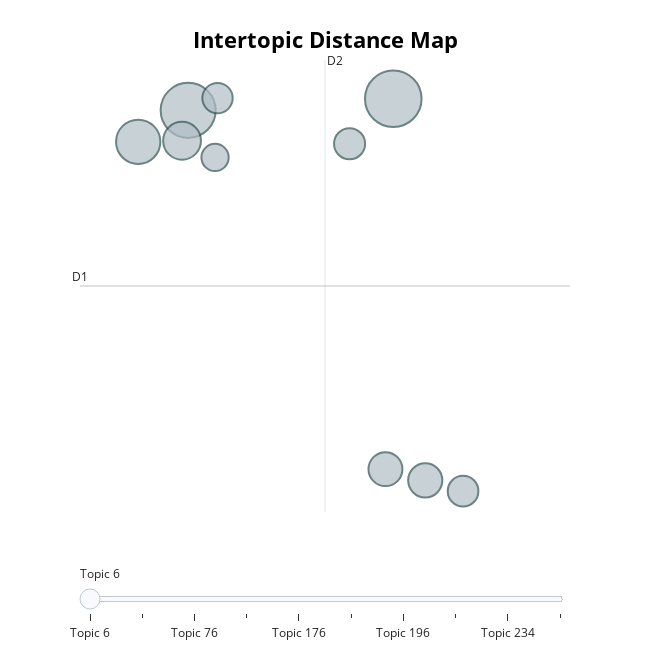

Notebook cell for this chart:
### Code cell
model.visualize_topics()

### Figure 1 — Plotly figure (JSON) as saved in the notebook; plotly's stock layout.template omitted (floating-point values rounded to 4 significant figures)
{"data": [{"customdata": [[4.488, 6.552, 6, "5g | coronavirus | networks | pandemic | antennas", 154], [6.209, 8.525, 10, "brazilian | brazil | paulo | 19 | video", 665], [6.882, -4.672, 76, "coronavirus | italy | died | coffins | india", 195], [5.787, 7.014, 98, "lab | laboratory | nobel | coronavirus | chinese", 201], [6.133, -3.932, 176, "coronavirus | soup | bat | infected | china", 239], [3.746, 7.078, 193, "19 | flu | than | vaccine | deaths", 408], [4.229, 8.136, 196, "coronavirus | cure | drinking | garlic | vinegar", 629], [6.517, -4.309, 223, "19 | hospital | died | patients | video", 243], [4.17, 7.114, 234, "19 | cure | hydroxychloroquine | cures | vaccine", 297], [4.512, 8.548, 235, "lemon | cure | garlic | ginger | honey", 191]], "hovertemplate": "<b>Topic %{customdata[2]}</b><br>Words: %{customdata[3]}<br>Size: %{customdata[4]}", "legendgroup": "", "marker": {"color": "#B0BEC5", "line": {"color": "DarkSlateGrey", "width": 2}, "size": [154, 665, 195, 201, 239, 408, 629, 243, 297, 191], "sizemode": "area", "sizeref": 0.4156, "symbol": "circle"}, "mode": "markers", "name": "", "orientation": "v", "showlegend": false, "type": "scatter", "x": [4.488, 6.209, 6.882, 5.787, 6.133, 3.746, 4.229, 6.517, 4.17, 4.512], "xaxis": "x", "y": [6.552, 8.525, -4.672, 7.014, -3.932, 7.078, 8.136, -4.309, 7.114, 8.548], "yaxis": "y"}], "layout": {"annotations": [{"showarrow": false, "text": "D1", "x": 3.184, "y": 2.229, "yshift": 10}, {"showarrow": false, "text": "D2", "x": 5.55, "xshift": 10, "y": 9.83}], "height": 650, "hoverlabel": {"bgcolor": "white", "font": {"family": "Rockwell", "size": 16}}, "legend": {"itemsizing": "constant", "tracegroupgap": 0}, "margin": {"t": 60}, "shapes": [{"line": {"color": "#CFD8DC", "width": 2}, "type": "line", "x0": 5.55, "x1": 5.55, "y0": -5.373, "y1": 9.83}, {"line": {"color": "#9E9E9E", "width": 2}, "type": "line", "x0": 3.184, "x1": 7.915, "y0": 2.229, "y1": 2.229}], "sliders": [{"active": 0, "pad": {"t": 50}, "steps": [{"args": [{"marker.color": [["red", "#B0BEC5", "#B0BEC5", "#B0BEC5", "#B0BEC5", "#B0BEC5", "#B0BEC5", "#B0BEC5", "#B0BEC5", "#B0BEC5"]]}], "label": "Topic 6", "method": "update"}, {"args": [{"marker.color": [["#B0BEC5", "red", "#B0BEC5", "#B0BEC5", "#B0BEC5", "#B0BEC5", "#B0BEC5", "#B0BEC5", "#B0BEC5", "#B0BEC5"]]}], "label": "Topic 10", "method": "update"}, {"args": [{"marker.color": [["#B0BEC5", "#B0BEC5", "red", "#B0BEC5", "#B0BEC5", "#B0BEC5", "#B0BEC5", "#B0BEC5", "#B0BEC5", "#B0BEC5"]]}], "label": "Topic 76", "method": "update"}, {"args": [{"marker.color": [["#B0BEC5", "#B0BEC5", "#B0BEC5", "red", "#B0BEC5", "#B0BEC5", "#B0BEC5", "#B0BEC5", "#B0BEC5", "#B0BEC5"]]}], "label": "Topic 98", "method": "update"}, {"args": [{"marker.color": [["#B0BEC5", "#B0BEC5", "#B0BEC5", "#B0BEC5", "red", "#B0BEC5", "#B0BEC5", "#B0BEC5", "#B0BEC5", "#B0BEC5"]]}], "label": "Topic 176", "method": "update"}, {"args": [{"marker.color": [["#B0BEC5", "#B0BEC5", "#B0BEC5", "#B0BEC5", "#B0BEC5", "red", "#B0BEC5", "#B0BEC5", "#B0BEC5", "#B0BEC5"]]}], "label": "Topic 193", "method": "update"}, {"args": [{"marker.color": [["#B0BEC5", "#B0BEC5", "#B0BEC5", "#B0BEC5", "#B0BEC5", "#B0BEC5", "red", "#B0BEC5", "#B0BEC5", "#B0BEC5"]]}], "label": "Topic 196", "method": "update"}, {"args": [{"marker.color": [["#B0BEC5", "#B0BEC5", "#B0BEC5", "#B0BEC5", "#B0BEC5", "#B0BEC5", "#B0BEC5", "red", "#B0BEC5", "#B0BEC5"]]}], "label": "Topic 223", "method": "update"}, {"args": [{"marker.color": [["#B0BEC5", "#B0BEC5", "#B0BEC5", "#B0BEC5", "#B0BEC5", "#B0BEC5", "#B0BEC5", "#B0BEC5", "red", "#B0BEC5"]]}], "label": "Topic 234", "method": "update"}, {"args": [{"marker.color": [["#B0BEC5", "#B0BEC5", "#B0BEC5", "#B0BEC5", "#B0BEC5", "#B0BEC5", "#B0BEC5", "#B0BEC5", "#B0BEC5", "red"]]}], "label": "Topic 235", "method": "update"}]}], "title": {"font": {"color": "Black", "size": 22}, "text": "<b>Intertopic Distance Map", "x": 0.5, "xanchor": "center", "y": 0.95, "yanchor": "top"}, "width": 650, "xaxis": {"anchor": "y", "domain": [0, 1], "range": [3.184, 7.915], "title": {"text": ""}, "type": "linear", "visible": false}, "yaxis": {"anchor": "x", "domain": [0, 1], "range": [-5.373, 9.83], "title": {"text": ""}, "type": "linear", "visible": false}}}
